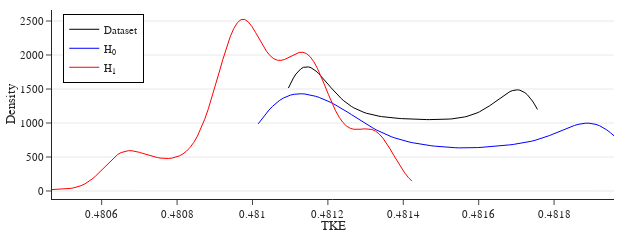

Notebook source saved alongside this figure:
### Code cell
fig = go.Figure()
colors = iter(default_colors)# iter(['Black','Blue','Red','Green','Purple','Yellow'])
colors = iter(['Black','Blue','Red'])
for i, key in enumerate(show_model_list):
    color_i = next(colors)
    fig.add_trace(go.Scatter(x=models[key]['tke_bin'], y=models[key]['tke_density'], mode='lines', line=dict(color=color_i, width=1), name=names[i], legendgroup=key))
fig.update_layout(
    font=font, template=template, plot_bgcolor='rgba(0,0,0,0)', showlegend=True,
    width=px_width, height = px_width/3, margin=dict(l=10, r=10, t=10, b=10),
    xaxis={'title_text':"TKE", 'title_standoff':1}, 
    yaxis={'title_text':"Density", 'title_standoff':1, 'showgrid':True,},
    legend=dict(#itemsizing="constant",   # keep legend markers same size as trace
        x=0.02, y=0.98, xanchor="left", yanchor="top",
        orientation='v', tracegroupgap=0, yref="paper", #xref="container",
        bgcolor="rgba(255,255,255,1.0)", entrywidth=0.3, entrywidthmode='fraction',
        bordercolor="black",
        borderwidth=1
    )
)
fig.show()
fig.write_image(f"{figure_path}/MNO_Cylinder_TKE.pdf")
